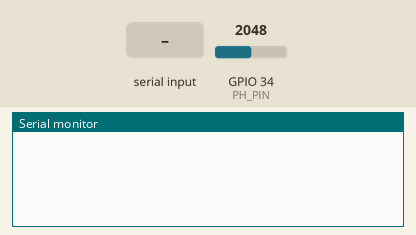
Simulated run of this sketch. Board: ESP32. Parts: the last lines printed to the serial monitor. Inputs (shaded band) come from the test bench; at power-on: GPIO 34 (PH_PIN) = 2048 (analog values on the 0–4095 scale). EEPROM starts erased; nothing arrives over Bluetooth unless stated.

Above: at 1.2 s.
1.3 s: "G34\n" received over Serial
At 2.0 s:
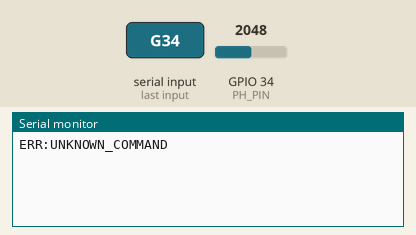
2.8 s: "PING\n" received over Serial
At 3.1 s:
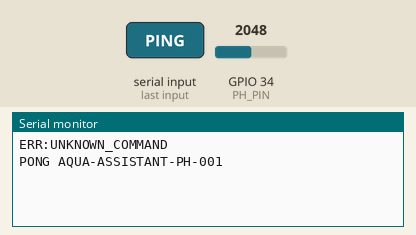
4.3 s: "READ\n" received over Serial
At 4.9 s:
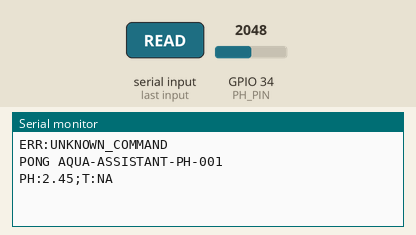
6.0 s: "CAL:\n" received over Serial
At 6.8 s:
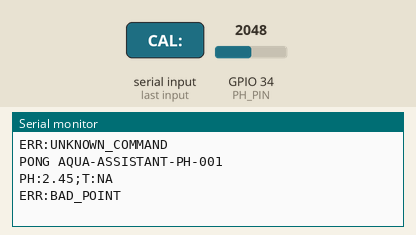
7.5 s: "STATUS\n" received over Serial
At 8.5 s:
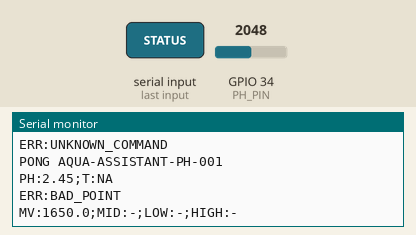

Measured:
- after the input at 1.3 s, the serial monitor: prints a new line at once (image 1)
- after the input at 2.8 s, the serial monitor: prints a new line at once (image 2)
- after the input at 4.3 s, the serial monitor: prints a new line after 0.21 s (image 3)
- after the input at 6.0 s, the serial monitor: prints a new line at once (image 4)
- after the input at 7.5 s, the serial monitor: prints a new line after 0.21 s (image 5)

The sketch:

Esp32PhSensor.ino
```cpp
// Aqua Assistant firmware for an ESP32 (38-pin DevKit, ESP-32 module) + PH-4502C pH module.
//
// Wiring (see planos/): PH-4502C V+ -> 5V, G -> GND, Po -> R1 20k -> GPIO34, and R2 20k from GPIO34 to GND.
// The divider halves Po (0-5 V) so GPIO34 never receives more than 2.5 V.
//
// Text protocol, one command per line (\n, \r or \r\n), 9600 baud over USB and over classic Bluetooth (SPP):
//   PING              -> PONG AQUA-ASSISTANT-PH-001
//   READ              -> PH:7.02;T:NA       (ERR:NO_SIGNAL if the sensor is not connected, ERR:OUT_OF_RANGE)
//   CAL:MID:6.86      -> OK                 (buffer between 6.00 and 8.00; also CAL:LOW:4.00 and CAL:HIGH:9.18)
//   CAL:CLEAR         -> OK                 (back to the uncalibrated defaults)
//   STATUS            -> MV:1251.3;MID:1250.0@7.00;LOW:-;HIGH:-
// The calibration uses the value written in each command, so 6.86 and 9.18 sachets work as well as 7.00 and 10.00.
// Compiled and tested on a computer with a simulated Arduino layer (tools/FirmwareTest.cpp); not yet on hardware.

#ifndef USE_BLUETOOTH
#define USE_BLUETOOTH 1  // 0 in the Wokwi simulation, which has no Bluetooth
#endif

#include <Arduino.h>
#include <Preferences.h>
#include <math.h>
#include <stdio.h>
#include <stdlib.h>
#include <string.h>
#if USE_BLUETOOTH
#include <BluetoothSerial.h>
#endif

const int PH_PIN = 34;            // printed "G34" on the board; ADC1, works with Bluetooth on
const int SAMPLES = 21;           // readings per measurement; the 5 lowest and 5 highest are discarded
const char* DEVICE_ID = "AQUA-ASSISTANT-PH-001";

// Before calibrating: about 2.5 V from the PH-4502C at pH 7 (1250 mV after the divider) and about -88 mV per pH unit.
// These are approximations; every probe is different, so the meter must be calibrated with buffer solutions.
const float DEFAULT_MID_MV = 1250.0f;
const float DEFAULT_MID_PH = 7.0f;
const float DEFAULT_SLOPE = -88.0f;  // mV per pH unit at GPIO34
const float MIN_SIGNAL_MV = 30.0f;   // below this nothing is connected (or Po is shorted to ground)
const float MAX_SIGNAL_MV = 3000.0f; // above this the divider is missing or Po is wrong
const float MIN_POINT_GAP_MV = 25.0f;

enum { LOW_POINT = 0, MID_POINT = 1, HIGH_POINT = 2 };
const char* POINT_KEYS[3] = {"low", "mid", "high"};

struct CalPoint {
  float mv;
  float ph;
  bool set;
};

CalPoint points[3];
Preferences prefs;
#if USE_BLUETOOTH
BluetoothSerial bt;
#endif

// ---------- measurement ----------

static int compareFloats(const void* a, const void* b) {
  float x = *(const float*) a, y = *(const float*) b;
  return (x > y) - (x < y);
}

float readMillivolts() {
  float values[SAMPLES];
  for (int i = 0; i < SAMPLES; i++) {
    values[i] = (float) analogReadMilliVolts(PH_PIN);
    delay(10);
  }
  qsort(values, SAMPLES, sizeof(float), compareFloats);
  float total = 0;
  for (int i = 5; i < SAMPLES - 5; i++) total += values[i];
  return total / (SAMPLES - 10);
}

CalPoint midPoint() {
  if (points[MID_POINT].set) return points[MID_POINT];
  CalPoint p = {DEFAULT_MID_MV, DEFAULT_MID_PH, true};
  return p;
}

// mV per pH unit for this reading: the calibrated point on the same side of the middle, else the other one, else the default.
float slopeFor(float mv, const CalPoint& mid) {
  // The PH-4502C gives more voltage for more acidic water, so voltages above the middle are on the LOW (acid) side.
  int same = mv >= mid.mv ? LOW_POINT : HIGH_POINT;
  int other = same == LOW_POINT ? HIGH_POINT : LOW_POINT;
  for (int idx : {same, other}) {
    const CalPoint& p = points[idx];
    if (p.set && fabsf(p.ph - mid.ph) > 0.5f) return (p.mv - mid.mv) / (p.ph - mid.ph);
  }
  return DEFAULT_SLOPE;
}

float phFromMillivolts(float mv) {
  CalPoint mid = midPoint();
  return mid.ph + (mv - mid.mv) / slopeFor(mv, mid);
}

// ---------- calibration storage ----------

void loadCalibration() {
  for (int i = 0; i < 3; i++) {
    char key[12];
    snprintf(key, sizeof key, "%s_mv", POINT_KEYS[i]);
    float mv = prefs.getFloat(key, NAN);
    snprintf(key, sizeof key, "%s_ph", POINT_KEYS[i]);
    float ph = prefs.getFloat(key, NAN);
    points[i].set = !isnan(mv) && !isnan(ph);
    points[i].mv = mv;
    points[i].ph = ph;
  }
}

void saveCalibration(int idx) {
  char key[12];
  snprintf(key, sizeof key, "%s_mv", POINT_KEYS[idx]);
  prefs.putFloat(key, points[idx].mv);
  snprintf(key, sizeof key, "%s_ph", POINT_KEYS[idx]);
  prefs.putFloat(key, points[idx].ph);
}

void clearCalibration() {
  prefs.clear();
  for (int i = 0; i < 3; i++) points[i].set = false;
}

// ---------- commands ----------

bool parseNumber(const char* text, float* out) {
  if (!text || !*text) return false;
  char* end;
  float v = strtof(text, &end);
  if (end == text || *end != '\0' || isnan(v)) return false;
  *out = v;
  return true;
}

void calibrate(const char* args, char* reply, size_t size) {
  if (strcmp(args, "CLEAR") == 0) {
    clearCalibration();
    snprintf(reply, size, "OK");
    return;
  }
  int idx;
  float minPh, maxPh;
  const char* value;
  if (strncmp(args, "MID:", 4) == 0) { idx = MID_POINT; minPh = 6.0f; maxPh = 8.0f; value = args + 4; }
  else if (strncmp(args, "LOW:", 4) == 0) { idx = LOW_POINT; minPh = 2.0f; maxPh = 5.5f; value = args + 4; }
  else if (strncmp(args, "HIGH:", 5) == 0) { idx = HIGH_POINT; minPh = 8.5f; maxPh = 12.0f; value = args + 5; }
  else { snprintf(reply, size, "ERR:BAD_POINT"); return; }

  float ph;
  if (!parseNumber(value, &ph) || ph < minPh || ph > maxPh) { snprintf(reply, size, "ERR:BAD_VALUE"); return; }
  float mv = readMillivolts();
  if (mv < MIN_SIGNAL_MV || mv > MAX_SIGNAL_MV) { snprintf(reply, size, "ERR:NO_SIGNAL"); return; }
  if (idx != MID_POINT) {
    // The probe must read differently in this buffer than in the middle one (otherwise it is in the wrong jar).
    CalPoint mid = midPoint();
    if (fabsf(mv - mid.mv) < MIN_POINT_GAP_MV) { snprintf(reply, size, "ERR:SAME_AS_MID"); return; }
  }
  points[idx].mv = mv;
  points[idx].ph = ph;
  points[idx].set = true;
  saveCalibration(idx);
  snprintf(reply, size, "OK");
}

void describePoint(int idx, char* out, size_t size) {
  if (points[idx].set) snprintf(out, size, "%.1f@%.2f", points[idx].mv, points[idx].ph);
  else snprintf(out, size, "-");
}

// Handles one command line and writes the answer in reply.
void handle(char* line, char* reply, size_t size) {
  // Trim spaces at both ends.
  while (*line == ' ') line++;
  size_t n = strlen(line);
  while (n > 0 && line[n - 1] == ' ') line[--n] = '\0';

  if (strcmp(line, "PING") == 0) {
    snprintf(reply, size, "PONG %s", DEVICE_ID);
  } else if (strcmp(line, "READ") == 0) {
    float mv = readMillivolts();
    if (mv < MIN_SIGNAL_MV || mv > MAX_SIGNAL_MV) { snprintf(reply, size, "ERR:NO_SIGNAL"); return; }
    float ph = phFromMillivolts(mv);
    if (ph < 0.0f || ph > 14.0f) { snprintf(reply, size, "ERR:OUT_OF_RANGE"); return; }
    snprintf(reply, size, "PH:%.2f;T:NA", ph);
  } else if (strncmp(line, "CAL:", 4) == 0) {
    calibrate(line + 4, reply, size);
  } else if (strcmp(line, "STATUS") == 0) {
    char low[24], mid[24], high[24];
    describePoint(LOW_POINT, low, sizeof low);
    describePoint(MID_POINT, mid, sizeof mid);
    describePoint(HIGH_POINT, high, sizeof high);
    snprintf(reply, size, "MV:%.1f;MID:%s;LOW:%s;HIGH:%s", readMillivolts(), mid, low, high);
  } else {
    snprintf(reply, size, "ERR:UNKNOWN_COMMAND");
  }
}

// Collects characters until the end of a line; works with \n, \r or \r\n and ignores lines that are too long.
struct LineReader {
  char buffer[48];
  size_t length = 0;
  bool overflow = false;

  bool feed(char c, char* out, size_t size) {
    if (c == '\n' || c == '\r') {
      bool ready = length > 0 && !overflow;
      if (ready) {
        buffer[length] = '\0';
        strncpy(out, buffer, size - 1);
        out[size - 1] = '\0';
      }
      length = 0;
      overflow = false;
      return ready;
    }
    if (length < sizeof buffer - 1) buffer[length++] = c;
    else overflow = true;
    return false;
  }
};

LineReader usbLine;
#if USE_BLUETOOTH
LineReader btLine;
#endif

void serve(Stream& stream, LineReader& reader) {
  while (stream.available()) {
    char line[48], reply[96];
    if (reader.feed((char) stream.read(), line, sizeof line)) {
      handle(line, reply, sizeof reply);
      stream.println(reply);
    }
  }
}

void setup() {
  Serial.begin(9600);
  analogReadResolution(12);
  analogSetPinAttenuation(PH_PIN, ADC_11db);  // measures up to about 3.1 V
  prefs.begin("aquaassistant", false);
  loadCalibration();
#if USE_BLUETOOTH
  bt.begin(DEVICE_ID);
#endif
}

void loop() {
  serve(Serial, usbLine);
#if USE_BLUETOOTH
  serve(bt, btLine);
#endif
  delay(2);
}
```
